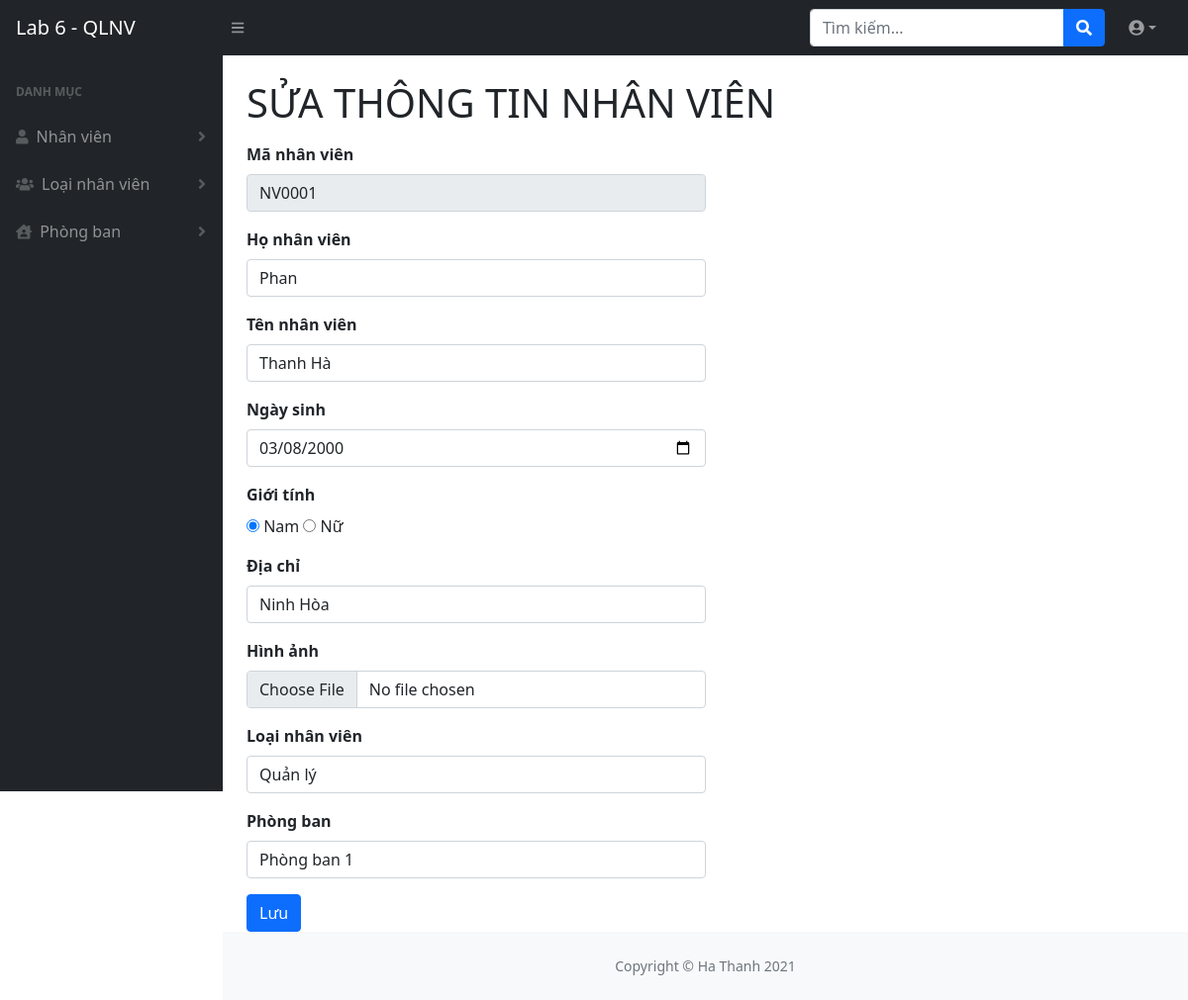
The page /suaNhanvien.php?maNV=NV0001 (signed in) on the database its author committed.
### tables this page shows
CREATE TABLE `nhanvien` (
  `MANV` varchar(10) NOT NULL,
  `HO` varchar(50) NOT NULL,
  `TEN` varchar(30) NOT NULL,
  `NGAYSINH` date NOT NULL,
  `GIOITINH` tinyint(4) NOT NULL,
  `DIACHI` varchar(50) NOT NULL,
  `ANH` varchar(250) NOT NULL,
  `MALOAINV` varchar(20) NOT NULL,
  `MAPHONG` varchar(20) NOT NULL
);

### suaNhanVien.php (the view, shortened to what this page needs)
<?php
if (isset($_SESSION['user'])) {
    if (isset($_GET['maNV']) && $_GET['maNV'] != "") {
        $maNV = $_GET['maNV'];
        require("connect.php");
        $nhanvien = mysqli_query($dbc, "SELECT * FROM nhanvien WHERE MANV = '$maNV'");
        if (mysqli_num_rows($nhanvien) != 0) {
            $loainv = mysqli_query($dbc, "SELECT * FROM loainv");
            $phongban = mysqli_query($dbc, "SELECT * FROM phongban");
        }
        else {
            header("location: 404.php");
            return;
        }
    }
    else {
        header("location: 404.php");
        return;
    }
} else {
    header("location: login.php");
}
?>
<!DOCTYPE html>
<html lang="en">
<head>
    <?php include "partials/head.php"; ?>
</head>
<body class="sb-nav-fixed">
    <?php include "partials/header.php" ?>
    <div id="layoutSidenav">
        <?php include "partials/menu.php" ?>
        <div id="layoutSidenav_content">
            <main>
                <div class="container-fluid px-4">
                    <h1 class="mt-4">SỬA THÔNG TIN NHÂN VIÊN</h1>
                    <?php
                        $nv = mysqli_fetch_array($nhanvien);
                    ?>
                    <div class="mt-3">
                        <form action="" method="POST" enctype="multipart/form-data" onSubmit="return validateSuaNV();">
                            <div class="row">
                                <div class="mb-3 col-md-12">
                                    <label for="maNV" class="form-label"><b>Mã nhân viên</b></label>
                                    <input type="text" class="form-control w-50" id="maNV" name="maNV" readonly value="<?php echo $nv[0] ?>">
                                </div>
                                <div class="mb-3 col-md-12">
                                    <label for="hoNV" class="form-label"><b>Họ nhân viên</b></label>
                                    <input type="text" class="form-control w-50" id="hoNV" name="hoNV" onKeyUp="validateHoNV();" onBlur="validateHoNV();" value="<?php echo $nv[1] ?>">
                                </div>
                                <div class="mb-3 col-md-12">
                                    <label for="tenNV" class="form-label"><b>Tên nhân viên</b></label>
                                    <input type="text" class="form-control w-50" id="tenNV" name="tenNV" onKeyUp="validateTenNV();" onBlur="validateTenNV();" value="<?php echo $nv[2] ?>">
                                </div>
                                <div class="mb-3 col-md-12">
                                    <label for="ngaySinh" class="form-label"><b>Ngày sinh</b></label>
                                    <input type="date" class="form-control w-50" id="ngaySinh" name="ngaySinh" onKeyUp="validateNS();" onBlur="validateNS();" value="<?php echo $nv[3] ?>">
                                </div>
                                <div class="mb-3 col-md-12">
                                    <label for="gioiTinh" class="form-label"><b>Giới tính</b></label><br>
                                    <input type="radio" name="gioiTinh" value="1" <?php if ($nv[4] == '1') echo "checked"; ?>> Nam
                                    <input type="radio" name="gioiTinh" value="0" <?php if ($nv[4] == '0') echo "checked"; ?>> Nữ
                                </div>
                                <div class="mb-3 col-md-12">
                                    <label for="diaChi" class="form-label"><b>Địa chỉ</b></label>
                                    <input type="text" class="form-control w-50" id="diaChi" name="diaChi" onKeyUp="validateDC();" onBlur="validateDC();" value="<?php echo $nv[5] ?>">
                                </div>
                                <div class="mb-3 col-md-12">
                                    <label for="hinhAnh" class="form-label"><b>Hình ảnh</b></label>
                                    <input type="file" class="form-control w-50" accept="image/*" id="hinhAnh" name="hinhAnh">
                                </div>
                                <div class="mb-3 col-md-12">
                                    <label for="loaiNV" class="form-label"><b>Loại nhân viên</b></label>
                                    <select name="loaiNV" class="form-control w-50">
                                        <?php
                                        while ($row = mysqli_fetch_array($loainv)) {
                                            if($row[0] == $nv['MALOAINV']) {
                                                echo "<option value='$row[0]' selected>$row[1]</option>";
                                            }
                                            else {
                                                echo "<option value='$row[0]'>$row[1]</option>";
                                            }
                                        }
                                        ?>
                                    </select>
                                </div>
                                <div class="mb-3 col-md-12">
                                    <label for="phongBan" class="form-label"><b>Phòng ban</b></label>
                                    <select name="phongBan" class="form-control w-50">
                                        <?php
                                        while ($row = mysqli_fetch_array($phongban)) {
                                            if($row[0] == $nv['MAPHONG']) {
                                                echo "<option value='$row[0]' selected>$row[1]</option>";
                                            }
                                            else {
                                                echo "<option value='$row[0]'>$row[1]</option>";
                                            }
                                        }
                                        ?>
                                    </select>
                                </div>
                            </div>
                            <button type="submit" class="btn btn-primary">Lưu</button>
                        </form>
                    </div>
                </div>
            </main>
            <footer class="py-4 bg-light mt-auto">
                <div class="container-fluid px-4">
                    <div class="d-flex align-items-center justify-content-center small">
                        <div class="text-muted">Copyright &copy; Ha Thanh 2021</div>
                    </div>
                </div>
            </footer>
        </div>
    </div>
</body>
</html>

### rows shown on the page
nhanvien: maNV "NV0001", hoNV "Phan", tenNV "Thanh Hà", ngaySinh "03/08/2000", GIOITINH "☑", diaChi "Ninh Hòa"

### other values the page prints
form field loaiNV "Quản lý"
form field phongBan "Phòng ban 1"
